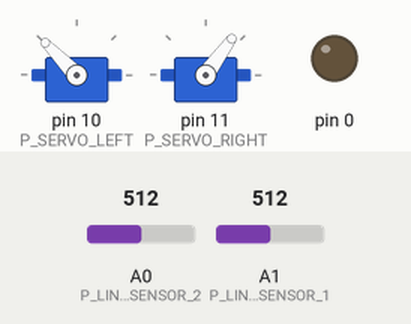
Recording of a sketch running on a simulated Arduino Uno, built with avr-gcc and run on an emulated ATmega328P. Shown: 2 × servo, output pins drawn as LEDs (lit = HIGH). The test bench sets the inputs (shaded band); at power-on: A0 (P_LINE_SENSOR_2) = 512, A1 (P_LINE_SENSOR_1) = 512.

Above: at 3.2 s.
3.3 s: A0 (P_LINE_SENSOR_2) set to 716
At 3.7 s:
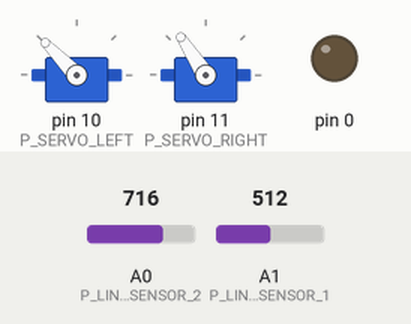
4.8 s: A1 (P_LINE_SENSOR_1) set to 306
At 6.0 s:
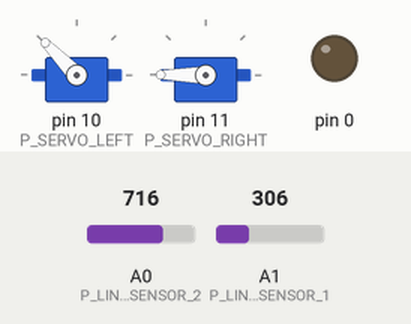
6.3 s: A0 (P_LINE_SENSOR_2) set to 170
At 7.2 s:
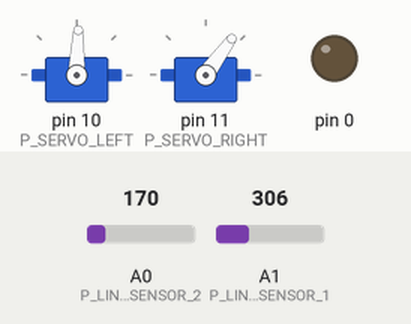
7.8 s: A1 (P_LINE_SENSOR_1) set to 122
At 8.3 s:
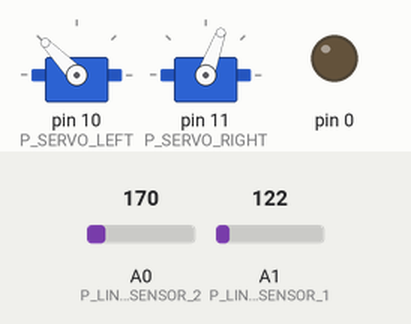
9.3 s: A1 (P_LINE_SENSOR_1) set to 0
At 10.5 s:
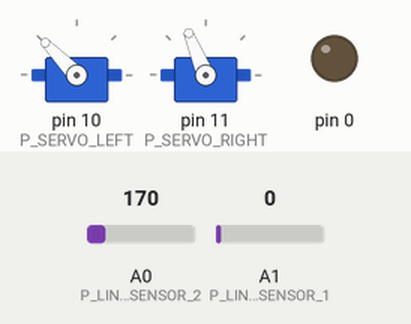
10.8 s: A0 (P_LINE_SENSOR_2) set to 122
At 11.8 s:
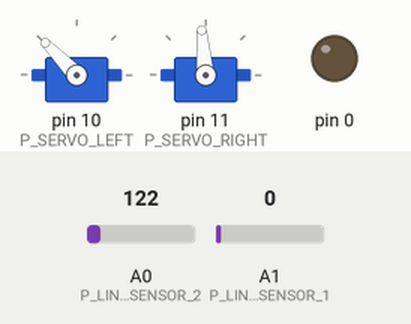
Timing chart, 0 to 13.3 s (numbered marks = the images above; inputs shaded):
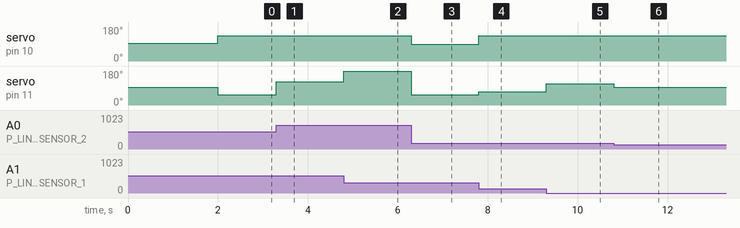

The sketch:

line_follower.ino
```cpp
// Line following code
// ECE 3400 - Group 13

// Low level: 528
// High Level: 977

#include <Servo.h>

// Pin Definitions
#define P_LINE_SENSOR_1        A1
#define P_LINE_SENSOR_2        A0
#define P_INTERSECT_SENSOR_1   A2
#define P_INTERSECT_SENSOR_2   A3
#define P_SERVO_LEFT           10
#define P_SERVO_RIGHT          11

// Light Level Parameters
#define WHITE_VALUE            538
#define BLACK_VALUE            976
#define LIGHT_TOLERANCE        5

// Define servo tuning parameters
#define LEFT_MAX               180
#define RIGHT_MAX              180
#define LEFT_ZERO              94
#define RIGHT_ZERO             86

Servo servo_left, servo_right;
int line_left_value = 0, line_right_value = 0;

void setup() {
  //Serial.begin(115200); // Begin UART Communication

  // Initialize servo variables
  servo_left.attach(P_SERVO_LEFT);
  servo_right.attach(P_SERVO_RIGHT);

  // Setup Line Sensor Inputs
  pinMode(INPUT, P_LINE_SENSOR_1);
  pinMode(INPUT, P_LINE_SENSOR_2);
  pinMode(INPUT, P_INTERSECT_SENSOR_1);
  pinMode(INPUT, P_INTERSECT_SENSOR_2);

  drive(LEFT_ZERO, RIGHT_ZERO);

  delay(2000);
}

int slowdown_left = 0, slowdown_right = 0;

void loop() {
  // Update readings from line sensors
  line_left_value = analogRead(P_LINE_SENSOR_1);  // 0-1023
  line_right_value = analogRead(P_LINE_SENSOR_2); // 0-1023

  // Line following adjustments
  if ( abs(line_left_value - line_right_value) < LIGHT_TOLERANCE ){
    // drive straight
    slowdown_left = slowdown_right = 0;
  }else if (line_left_value > line_right_value){
    // turn left
    slowdown_left = map(line_left_value-line_right_value, 0, BLACK_VALUE-WHITE_VALUE, 0, 150);
    slowdown_right = 0;
  }else if (line_left_value < line_right_value){
    // turn right
    slowdown_left = 0;
    slowdown_right = map(line_right_value-line_left_value, 0, BLACK_VALUE-WHITE_VALUE, 0, 150);
  }

  // Update the drive speeds
  drive(LEFT_ZERO+40-slowdown_left, RIGHT_ZERO+40-slowdown_right);

  // Print out readings
  /*Serial.print("L: ");
  Serial.print(line_left_value);
  Serial.print("  R: ");
  Serial.print(line_right_value);
  Serial.print("  D: ");
  Serial.println(abs(line_left_value - line_right_value));*/
}

void drive(int left, int right){
  servo_left.write(left);
  servo_right.write(180-right);
}
```

Measured:
- after the input at 3.3 s, servo on pin 11 (P_SERVO_RIGHT): 54° → 123° at once
- after the input at 4.8 s, servo on pin 11 (P_SERVO_RIGHT): 123° → 180° at once
- after the input at 6.3 s, servo on pin 10 (P_SERVO_LEFT): 134° → 88° at once; servo on pin 11 (P_SERVO_RIGHT): 180° → 54° at once
- after the input at 7.8 s, servo on pin 10 (P_SERVO_LEFT): 88° → 134° at once; servo on pin 11 (P_SERVO_RIGHT): 54° → 70° at once
- after the input at 9.3 s, servo on pin 11 (P_SERVO_RIGHT): 70° → 112° at once
- after the input at 10.8 s, servo on pin 11 (P_SERVO_RIGHT): 112° → 95° at once
